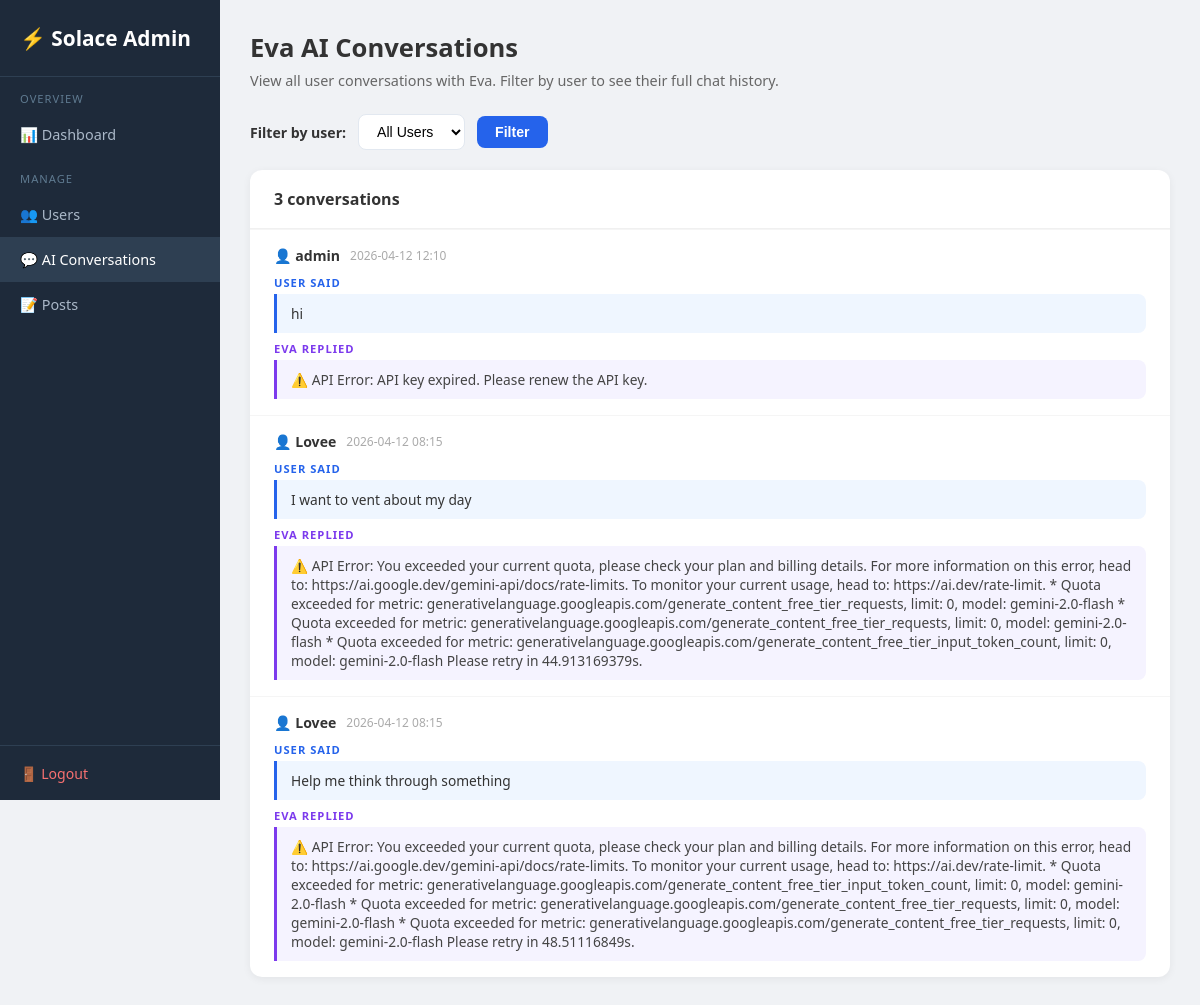
Page /admin/chats (signed in) on the earlier database version.
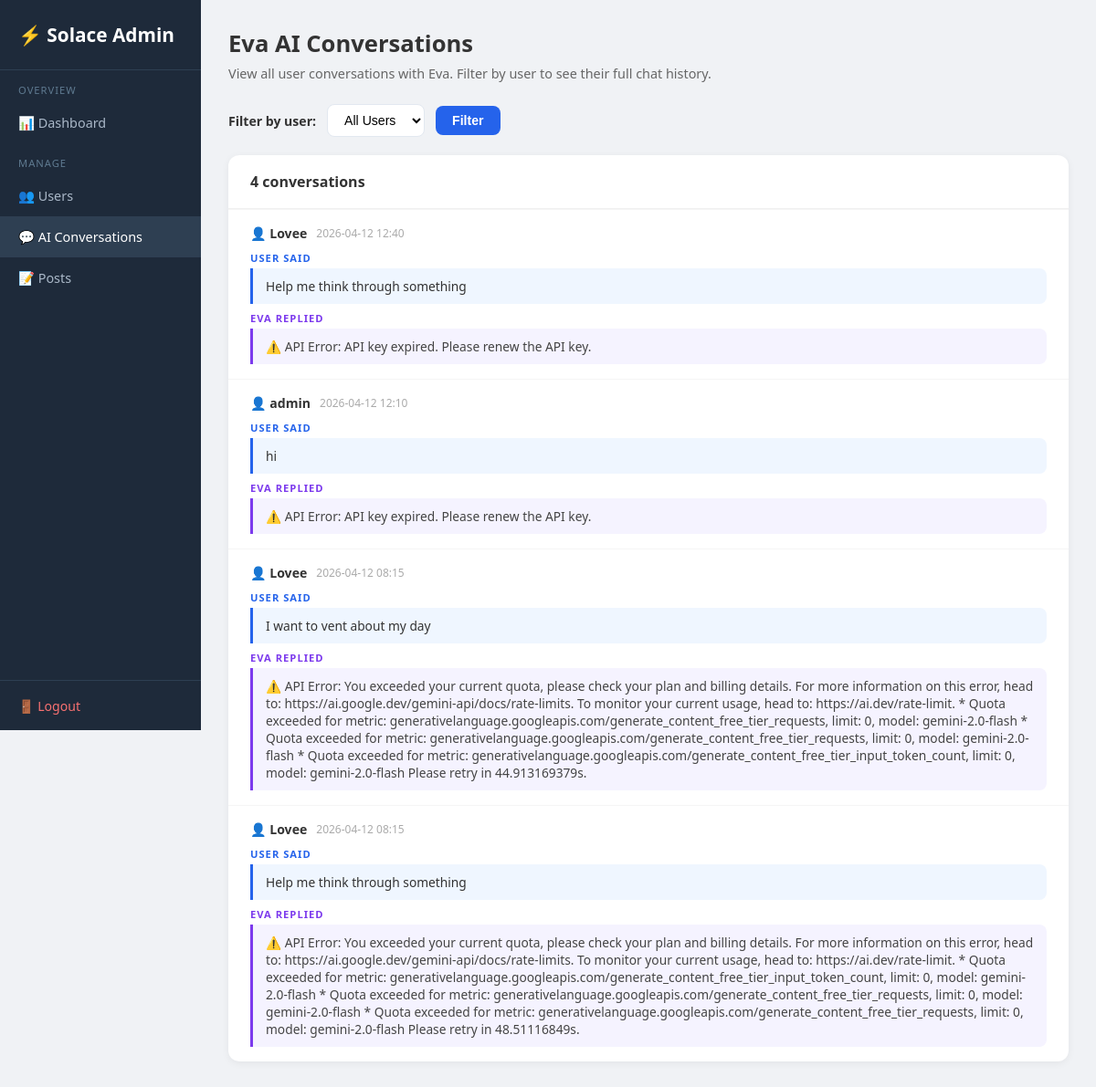
Same page on the later database version.
### tables this page shows
CREATE TABLE chat_history (
                id           INTEGER PRIMARY KEY AUTOINCREMENT,
                session_id   TEXT,
                user_id      INTEGER REFERENCES users(id),
                user_message TEXT,
                ai_response  TEXT,
                timestamp    DATETIME DEFAULT CURRENT_TIMESTAMP
            );

CREATE TABLE users (
                id         INTEGER PRIMARY KEY AUTOINCREMENT,
                username   TEXT UNIQUE NOT NULL,
                email      TEXT NOT NULL,
                password   TEXT NOT NULL,
                is_admin   INTEGER DEFAULT 0,
                created_at DATETIME DEFAULT CURRENT_TIMESTAMP
            );

### app.py (the view)
@app.route("/admin/chats")
@admin_required
def admin_chats() -> Any:
    uid_filter = request.args.get("user_id", "")
    with get_db() as conn:
        users = conn.execute(
            "SELECT id, username FROM users WHERE is_admin=0 ORDER BY username"
        ).fetchall()
        if uid_filter:
            chats = conn.execute("""
                SELECT ch.id, u.username, ch.user_message, ch.ai_response,
                       ch.session_id, ch.timestamp
                FROM chat_history ch JOIN users u ON ch.user_id=u.id
                WHERE ch.user_id=?
                ORDER BY ch.timestamp DESC
            """, (uid_filter,)).fetchall()
        else:
            chats = conn.execute("""
                SELECT ch.id, u.username, ch.user_message, ch.ai_response,
                       ch.session_id, ch.timestamp
                FROM chat_history ch JOIN users u ON ch.user_id=u.id
                ORDER BY ch.timestamp DESC LIMIT 50
            """).fetchall()
    return render_template(
        "admin/chats.html",
        chats=chats, users=users,
        selected_user=uid_filter,
    )

### app.py (called while the page is built)
def get_db() -> sqlite3.Connection:
    db_path = os.path.join(os.path.dirname(os.path.abspath(__file__)), "database.db")
    conn = sqlite3.connect(db_path)
    conn.row_factory = sqlite3.Row
    return conn

def admin_required(f: Any) -> Any:
    @wraps(f)
    def dec(*args: Any, **kwargs: Any) -> Any:
        if "user_id" not in session or not session.get("is_admin"):
            flash("Admin access required.")
            return redirect(url_for("login_page"))
        return f(*args, **kwargs)
    return dec

### templates/admin/Chats.html (shortened to what this page needs)
<!DOCTYPE html>
<html lang="en">
<head>
</head>
<body>
<div class="sidebar">
  <div class="logo">⚡ Solace Admin</div>
  <nav>
    <div class="sl">Overview</div>
    <a href="/admin">📊 Dashboard</a>
    <div class="sl">Manage</div>
    <a href="/admin/users">👥 Users</a>
    <a href="/admin/chats" class="active">💬 AI Conversations</a>
    <a href="/admin/posts">📝 Posts</a>
  </nav>
  <div class="bot"><a href="/logout">🚪 Logout</a></div>
</div>
<div class="main">
  <div class="page-title">Eva AI Conversations</div>
  <div class="page-sub">View all user conversations with Eva. Filter by user to see their full chat history.</div>
  <form method="GET" action="/admin/chats" class="filter-bar">
    <label style="font-weight:600;font-size:0.88rem">Filter by user:</label>
    <select name="user_id">
      <option value="">All Users</option>
    </select>
    <button type="submit">Filter</button>
  </form>
  <div class="card">
    <div class="card-header">{{ chats|length }} conversation{% if chats|length != 1 %}s{% endif %}
    </div>
    {% if chats %}
      {% for c in chats %}
      <div class="chat-row">
        <div class="chat-meta">
          <span class="chat-user">👤 {{ c.username }}</span>
          <span class="chat-time">{{ (c.timestamp or '')[:16] }}</span>
        </div>
        <div class="msg-label u">User said</div>
        <div class="msg-user">{{ c.user_message }}</div>
        <div class="msg-label e">Eva replied</div>
        <div class="msg-eva">{{ c.ai_response }}</div>
      </div>
      {% endfor %}
    {% else %}
      <div class="empty">No conversations found.</div>
    {% endif %}
  </div>
</div>
</body>
</html>

### templates/admin/Chats.html (style rules this page uses)
* { box-sizing:border-box;margin:0;padding:0; }
body { font-family:'Segoe UI',sans-serif;background:#f0f2f5;color:#333; }
.sidebar { width:220px;position:fixed;top:0;left:0;height:100vh;background:#1e2a3a;display:flex;flex-direction:column; }
.sidebar .logo { padding:24px 20px;font-size:1.3rem;font-weight:700;color:#fff;border-bottom:1px solid #2e3f52; }
.sidebar nav a { display:block;padding:13px 20px;color:#aab8c8;text-decoration:none;font-size:0.9rem; }
.sidebar nav a:hover,.sidebar nav a.active { background:#2e3f52;color:#fff; }
.sidebar nav .sl { padding:14px 20px 6px;font-size:0.7rem;text-transform:uppercase;letter-spacing:1px;color:#5f7a90; }
.sidebar .bot { margin-top:auto;padding:16px 20px;border-top:1px solid #2e3f52; }
.sidebar .bot a { color:#f87171;text-decoration:none;font-size:0.88rem; }
.main { margin-left:220px;padding:30px; }
.page-title { font-size:1.6rem;font-weight:700;margin-bottom:6px; }
.page-sub { color:#666;font-size:0.9rem;margin-bottom:24px; }
.filter-bar { display:flex;align-items:center;gap:12px;margin-bottom:20px; }
.filter-bar select { padding:8px 14px;border:1.5px solid #e2e8f0;border-radius:8px;font-size:0.88rem;background:white; }
.filter-bar button { padding:8px 18px;background:#2563eb;color:white;border:none;border-radius:8px;font-weight:600;cursor:pointer;font-size:0.88rem; }
.card { background:#fff;border-radius:12px;box-shadow:0 2px 8px rgba(0,0,0,.06);overflow:hidden; }
.card-header { padding:18px 24px;font-weight:600;border-bottom:1px solid #f0f0f0; }
.chat-row { padding:16px 24px;border-top:1px solid #f5f5f5; }
.chat-meta { display:flex;align-items:center;gap:10px;margin-bottom:10px; }
.chat-user { font-weight:700;font-size:0.88rem; }
.chat-time { font-size:0.75rem;color:#aaa; }
.msg-user { background:#EFF6FF;border-left:3px solid #2563eb;padding:10px 14px;border-radius:0 8px 8px 0;font-size:0.86rem;margin-bottom:8px; }
.msg-eva { background:#F5F3FF;border-left:3px solid #7c3aed;padding:10px 14px;border-radius:0 8px 8px 0;font-size:0.86rem;color:#444; }
.msg-label { font-size:0.7rem;font-weight:700;text-transform:uppercase;letter-spacing:1px;margin-bottom:4px; }
.msg-label.u { color:#2563eb; }
.msg-label.e { color:#7c3aed; }

Differences in the rows shown:
added chat_history: username "Lovee", timestamp "2026-04-12 12:40", user_message "Help me think through something", ai_response "⚠️ API Error: API key expired. Please renew the API key."
Other differences:
{{ chats|length }}: "3" → "4"
